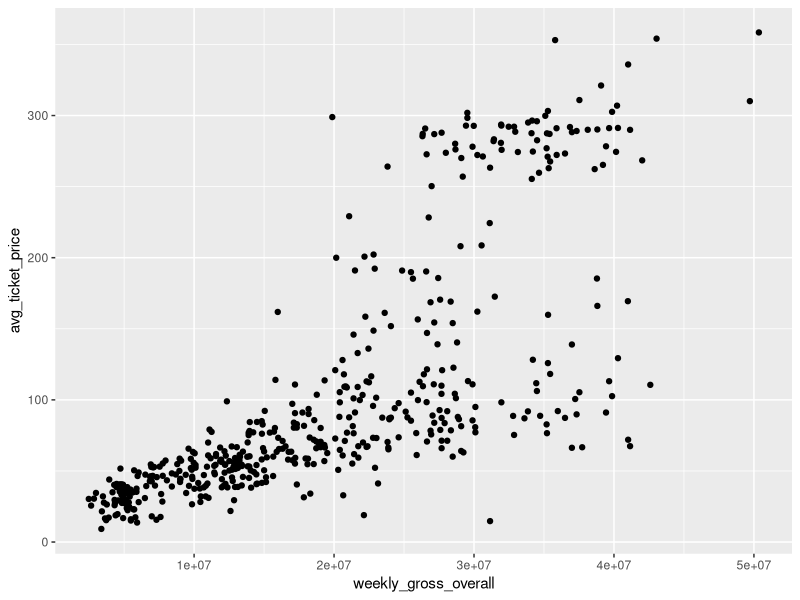
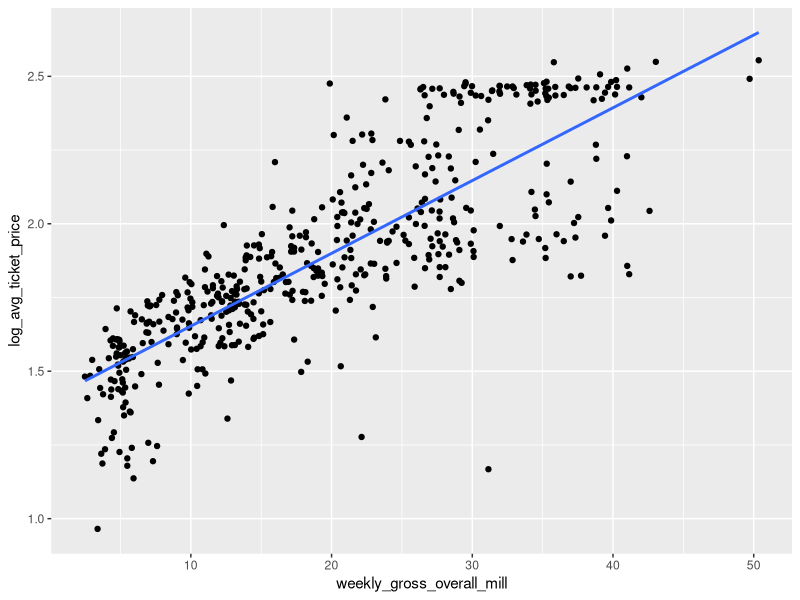
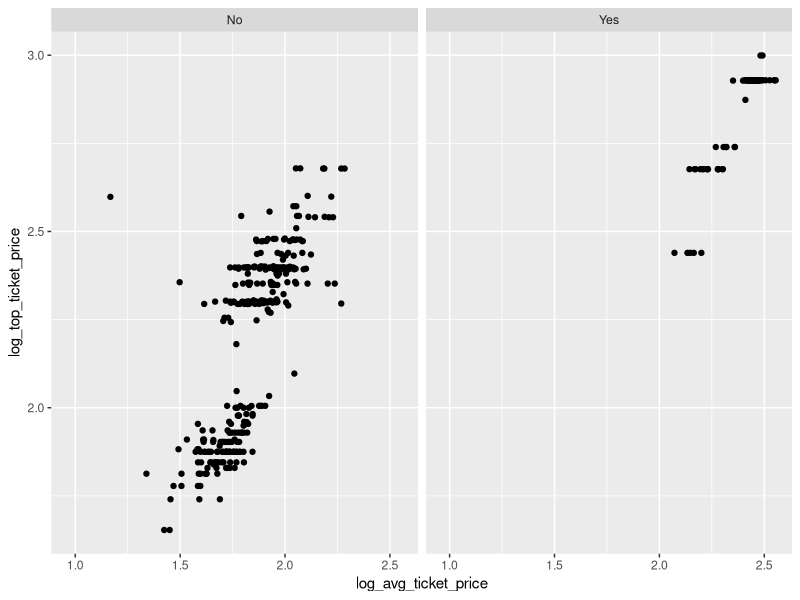
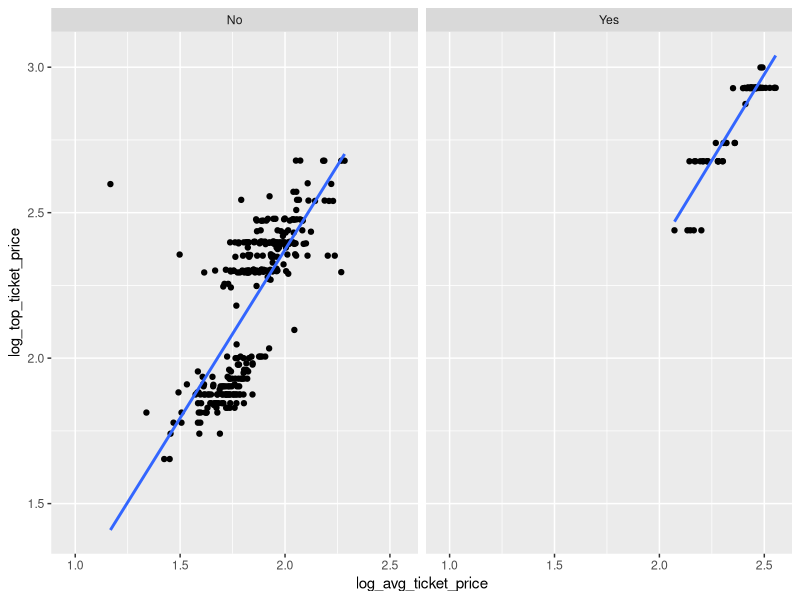
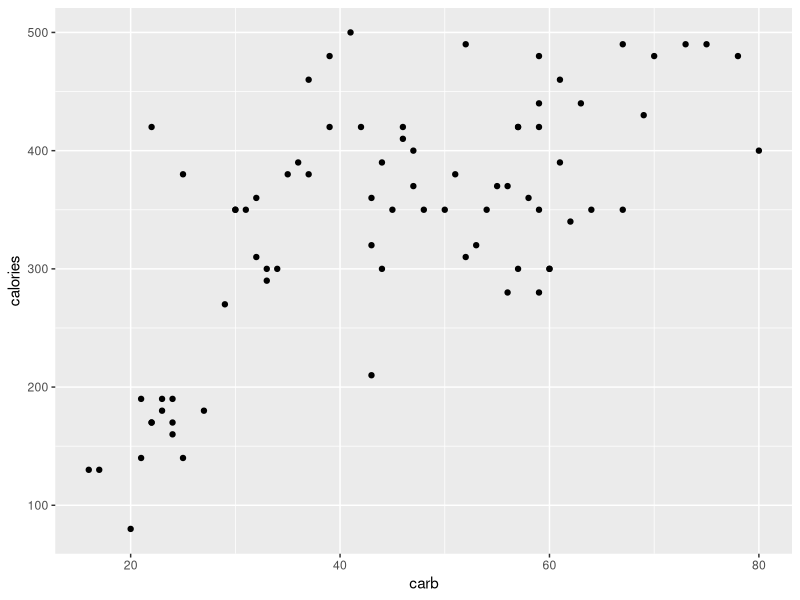
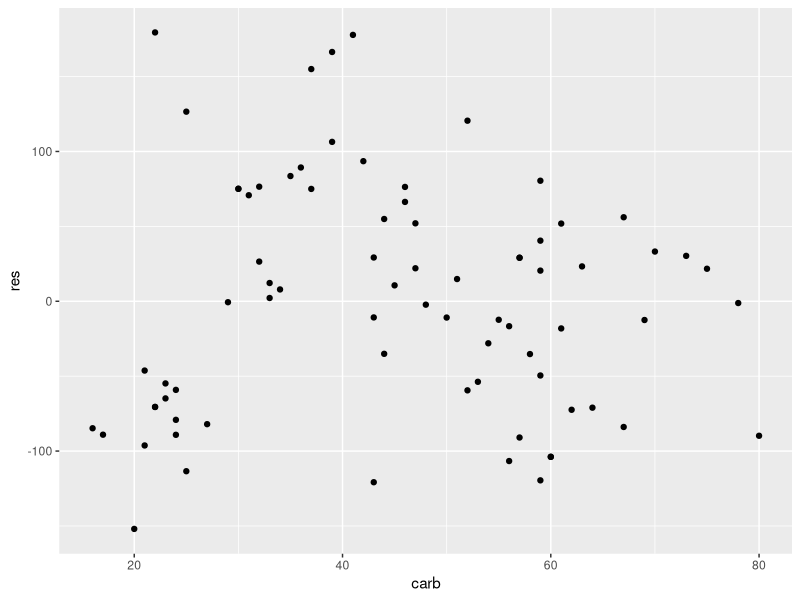
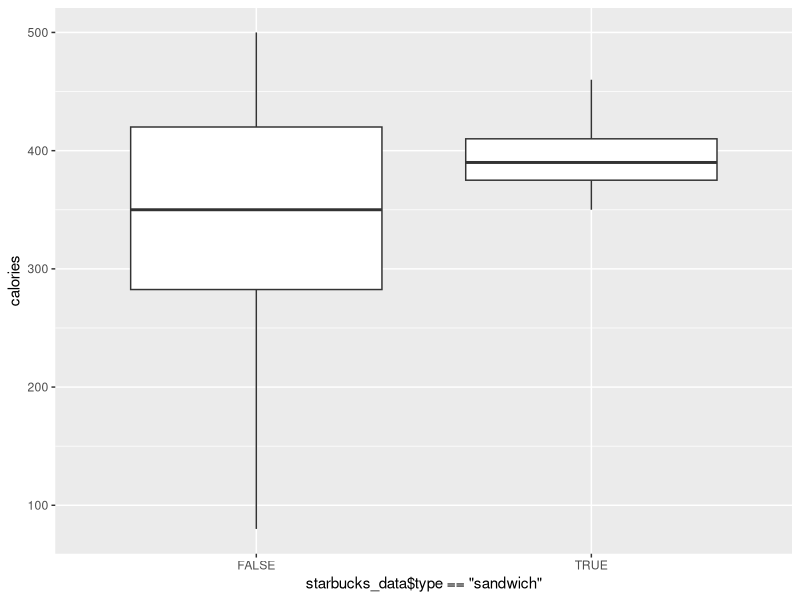
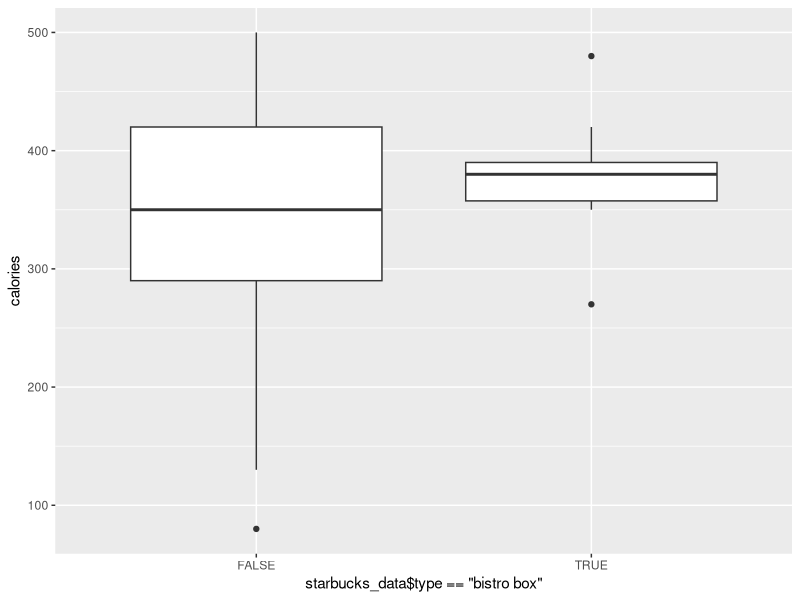

Write R code to recreate these figures, in order.
## ---- chunk 1
knitr::opts_chunk$set(eval=TRUE, include=TRUE, echo=TRUE, message=FALSE, warning=FALSE)
## ---- chunk 2
library(tidyverse)
## ---- chunk 3
# load in data
broadway_data <- read_csv("broadway.csv")

# preview data
glimpse(broadway_data)
## ---- chunk 4
ggplot(broadway_data) + aes(x = weekly_gross_overall, y = avg_ticket_price) + geom_point()

## ---- chunk 5
new_broadway_data <-broadway_data %>%
  mutate(log_avg_ticket_price = log10(avg_ticket_price), weekly_gross_overall_mill = weekly_gross_overall/1e6)
new_broadway_data

## ---- chunk 6
ggplot(new_broadway_data) + aes(x = weekly_gross_overall_mill, y = log_avg_ticket_price) + geom_point() + geom_smooth(method=lm, se=FALSE)

## ---- chunk 7
cor(new_broadway_data$log_avg_ticket_price, new_broadway_data$weekly_gross_overall)

## ---- chunk 8


## ---- chunk 9
newest <-new_broadway_data %>%
  mutate(log_top_ticket_price = log10(top_ticket_price))
newest
ggplot(newest) + aes(x= log_avg_ticket_price, y = log_top_ticket_price) + facet_wrap(~Hamilton) + geom_point() 

## ---- chunk 10
ham <-filter(newest, Hamilton == "Yes")
ham
not_ham <- newest %>% filter(Hamilton == "No")
not_ham<-na.omit(not_ham)
not_ham
na.omit(ham)
cor(not_ham$log_top_ticket_price, not_ham$log_avg_ticket_price)
cor(ham$log_avg_ticket_price, ham$log_top_ticket_price)
## ---- chunk 11
#lm(ham ~ not_ham, newest)

## ---- chunk 12
ggplot(newest) + aes(x = log_avg_ticket_price, y =log_top_ticket_price) + facet_wrap(~Hamilton) + geom_point() + geom_smooth(method = lm, se = FALSE)

## ---- chunk 13
# load in data
starbucks_data <- read_csv("starbucks.csv")

# preview data
glimpse(starbucks_data)
## ---- chunk 14
starbucks_data %>%
  ggplot() + aes(x=carb, y=calories) +
  geom_point()
## ---- chunk 15
cor(starbucks_data$carb, starbucks_data$calories)
## ---- chunk 16
line <-lm(calories ~ carb, starbucks_data)
summary(line)

## ---- chunk 17
res <-residuals(line)
line %>% ggplot(aes(x=carb, y= res)) + geom_point()
## ---- chunk 18
starbucks_lunch <- filter(starbucks_data, type == "sandwich" | type =="bistro box")
ggplot(starbucks_data) + aes(x = starbucks_data$type == "sandwich", y =calories) + geom_boxplot()
ggplot(starbucks_data) + aes(x = starbucks_data$type == "bistro box", y =calories) + geom_boxplot()

sandwich <- filter(starbucks_lunch, type == "sandwich")
bistro <- filter(starbucks_lunch, type == "bistro box")
summarize(sandwich,
          mean(calories),
          nrow(sandwich))
summarize(bistro,
          mean(calories),
          nrow(bistro))

## ---- chunk 19
# code you answer here

## ---- chunk 20
set.seed(130)

# code you answer here

